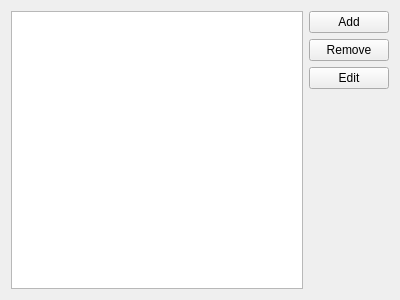
<?xml version="1.0" encoding="UTF-8"?>
<ui version="4.0">
 <class>OxygenBlackListWidget</class>
 <widget class="QWidget" name="OxygenBlackListWidget">
  <property name="geometry">
   <rect>
    <x>0</x>
    <y>0</y>
    <width>400</width>
    <height>300</height>
   </rect>
  </property>
  <property name="windowTitle">
   <string>Form</string>
  </property>
  <layout class="QHBoxLayout" name="horizontalLayout">
   <item>
    <widget class="QTreeView" name="listView">
     <property name="sizePolicy">
      <sizepolicy hsizetype="Expanding" vsizetype="Expanding">
       <horstretch>0</horstretch>
       <verstretch>0</verstretch>
      </sizepolicy>
     </property>
     <property name="minimumSize">
      <size>
       <width>100</width>
       <height>100</height>
      </size>
     </property>
     <property name="rootIsDecorated">
      <bool>false</bool>
     </property>
     <property name="sortingEnabled">
      <bool>true</bool>
     </property>
     <property name="allColumnsShowFocus">
      <bool>true</bool>
     </property>
     <property name="headerHidden">
      <bool>true</bool>
     </property>
    </widget>
   </item>
   <item>
    <layout class="QVBoxLayout" name="verticalLayout">
     <item>
      <widget class="KPushButton" name="addButton">
       <property name="text">
        <string>Add</string>
       </property>
      </widget>
     </item>
     <item>
      <widget class="KPushButton" name="removeButton">
       <property name="text">
        <string>Remove</string>
       </property>
      </widget>
     </item>
     <item>
      <widget class="KPushButton" name="editButton">
       <property name="text">
        <string>Edit</string>
       </property>
      </widget>
     </item>
     <item>
      <spacer name="verticalSpacer">
       <property name="orientation">
        <enum>Qt::Vertical</enum>
       </property>
       <property name="sizeHint" stdset="0">
        <size>
         <width>20</width>
         <height>1</height>
        </size>
       </property>
      </spacer>
     </item>
    </layout>
   </item>
  </layout>
 </widget>
 <customwidgets>
  <customwidget>
   <class>KPushButton</class>
   <extends>QPushButton</extends>
   <header>kpushbutton.h</header>
  </customwidget>
 </customwidgets>
 <resources/>
 <connections/>
</ui>
